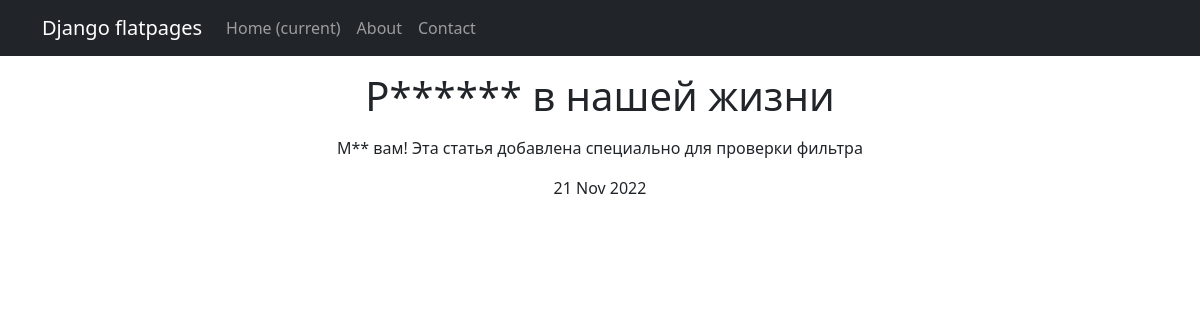
/news/5, run on the app's committed database.
### news/models.py (models this page shows, shortened)
class Post(models.Model):
    author = models.ForeignKey(Author, on_delete=models.CASCADE)
    NEWS = 'NW'
    ARTICLE = 'AR'
    CATEGORY_CHOICES = (
        (NEWS, 'новость'),
        (ARTICLE, 'статья'),
    )
    categoryType = models.CharField(max_length=2, choices=CATEGORY_CHOICES, default=ARTICLE)
    dateCreation = models.DateTimeField(auto_now_add=True)
    postCategory = models.ManyToManyField(Category, through='PostCategory')
    title = models.CharField(max_length=128)
    text = models.TextField()
    rating = models.SmallIntegerField(default=0)

### news/views.py (the view)
# urls.py: path('<int:pk>', PostDetail.as_view(), name='post_detail'),
class PostDetail(DetailView):
    model = Post
    template_name = 'post.html'
    context_object_name = 'post'

### news/templatetags/custom_filters.py (called while the page is built)
@register.filter()
def censor(value):
    bad_words = ['редиска', 'война', 'мир']
    if not isinstance(value, str):
        raise TypeError(f"unresolved type '{type(value)}' expected type 'str'")
    for word in value.split():
        if word.lower() in bad_words:
            value = value.replace(word, f"{word[0]}{'*' * (len(word) - 1)}")
            print(value)
    return value

### templates/post.html (shortened to what this page needs)
{% extends 'flatpages/default.html' %}
{% load custom_filters %}
{% block content %}
<p><h1>{{ post.title|censor }}</h1></p>
<p>{{ post.text|censor }}</p>
<p>{{ post.dateCreation|date:'d M Y' }}</p>
{% endblock content %}

### data on the page
Post: title|censor "Р****** в нашей жизни", text|censor "М** вам! Эта статья добавлена специально для проверки фильтра", dateCreation "21 Nov 2022"
